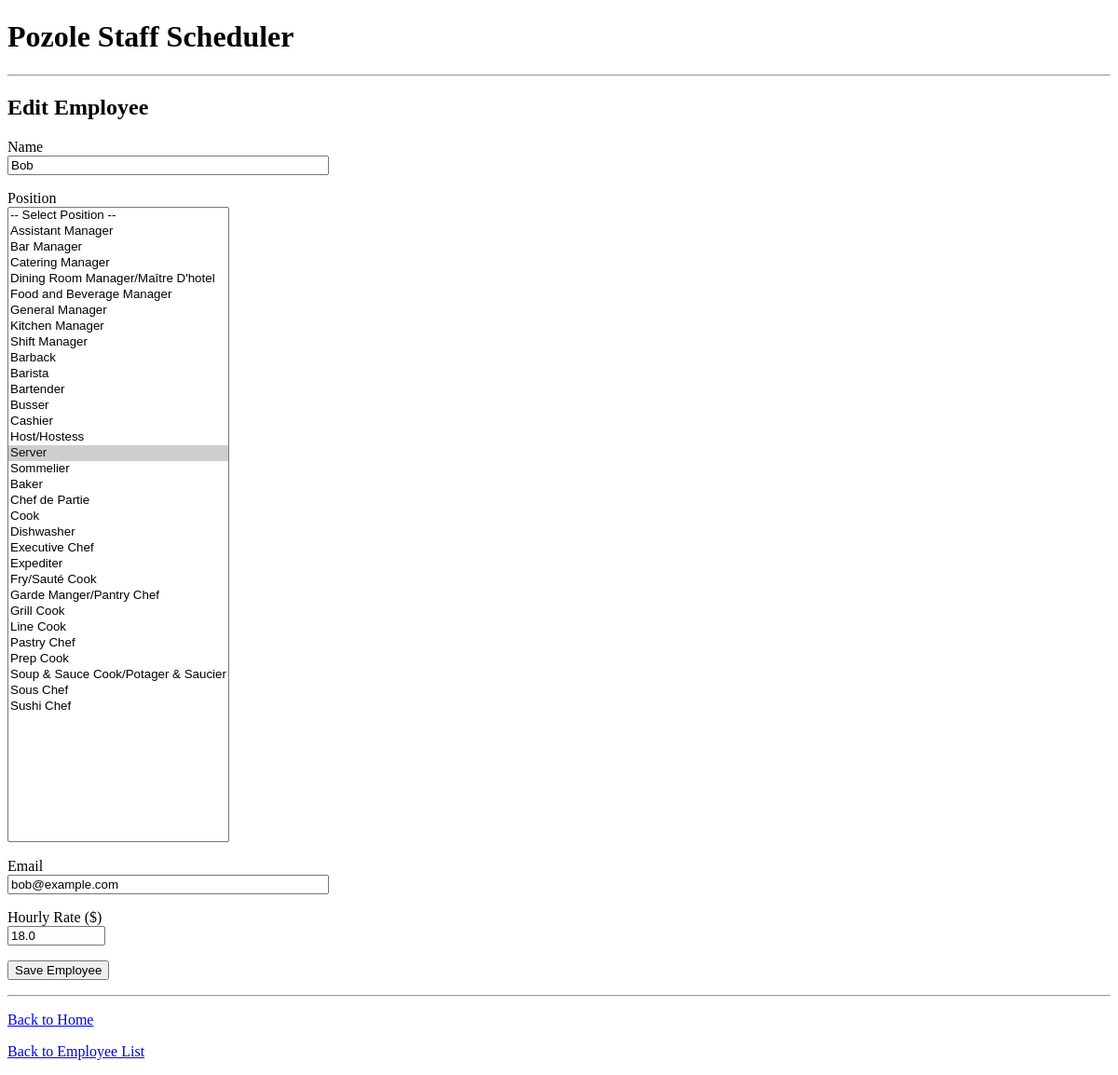
Before: /admin/employee/edit/2 with the older database file.
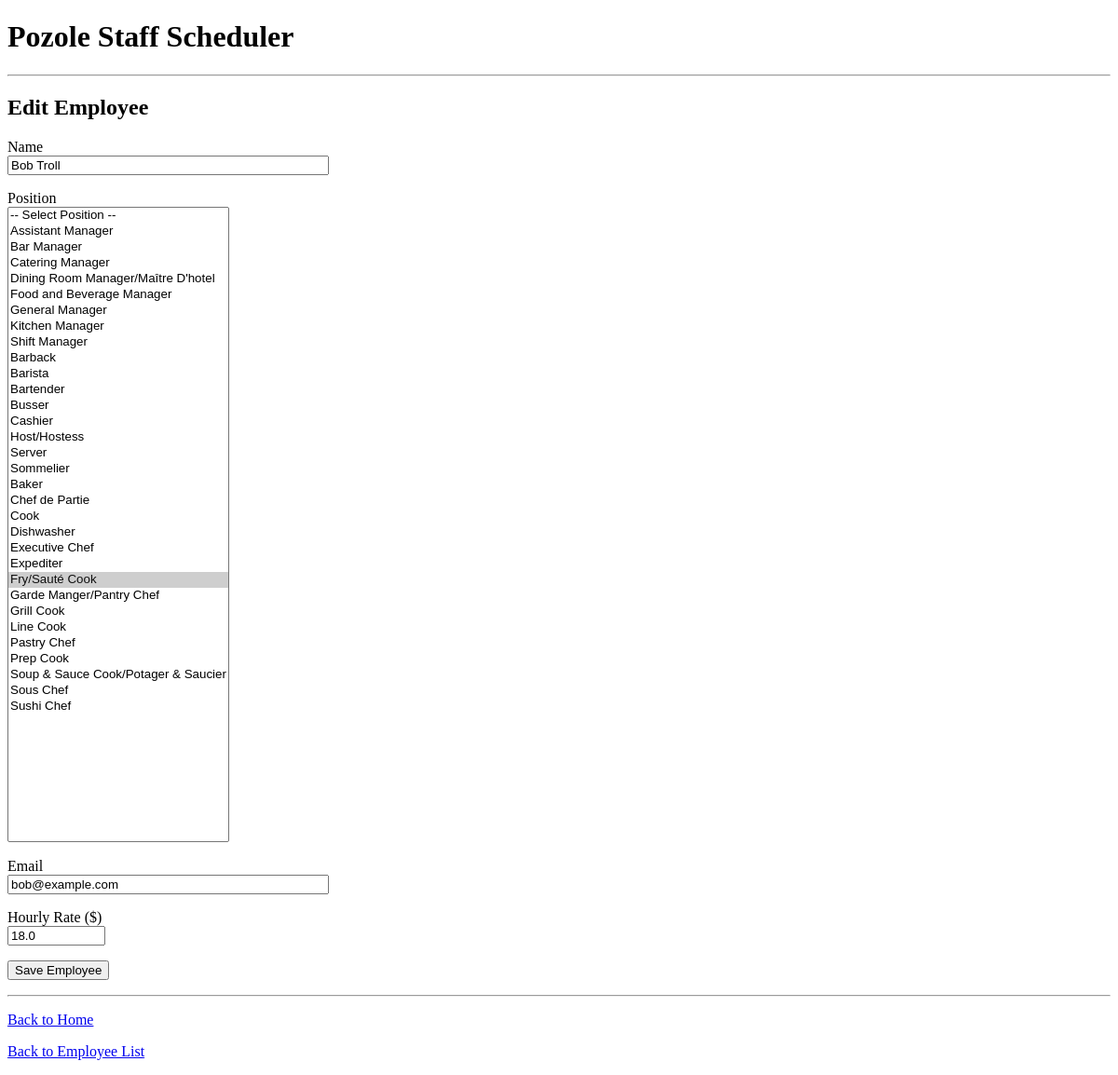
After: the same page with the newer database file.
### app/models.py (models this page shows, shortened)
class Employee(db.Model):
    id = db.Column(db.Integer, primary_key=True)
    name = db.Column(db.String(64), index=True, unique=True)
    position = db.Column(db.String(64))
    email = db.Column(db.String(120), index=True, unique=True)
    hourly_rate = db.Column(db.Float)

### app/admin/routes.py (the view, shortened to what this page needs)
@bp.route('/employee/edit/<int:employee_id>', methods=['GET', 'POST'])
def edit_employee(employee_id):
    employee = Employee.query.get_or_404(employee_id)
    form = EmployeeForm(obj=employee)
    return render_template('admin/employee_form.html', title='Edit Employee', form=form)

### app/forms.py
class EmployeeForm(FlaskForm):
    name = StringField(
        'Name',
        validators=[DataRequired(message="Employee name is required.")]
    )
    position = SelectField(
        'Position',
        choices=POSITION_CHOICES,
        validators=[DataRequired(message="Please select a position.")]
    )
    email = EmailField(
        'Email',
        validators=[DataRequired(), Email(message="Please enter a valid email address.")]
    )
    hourly_rate = FloatField(
        'Hourly Rate ($)',
        validators=[
            Optional(),
            NumberRange(min=0, message="Hourly rate cannot be negative.")
            ]
    )
    submit = SubmitField('Save Employee')

### app/templates/admin/employee_form.html (shortened to what this page needs)
{% extends "layout.html" %}
{% block content %}
    <h2>{{ title }}</h2>
    <form action="" method="post" novalidate>
        <p>
            {{ form.name.label }}<br>
            {{ form.name(size=40, class_='form-control') }}
        </p>
        <p>
            {{ form.position.label }}<br>
            {{ form.position(size=40, class_='form-control') }}
        </p>
        <p>
            {{ form.email.label }}<br>
            {{ form.email(size=40, class_='form-control') }}
        </p>
        <p>
            {{ form.hourly_rate.label }}<br>
            {{ form.hourly_rate(class_='form-control', size=10, step='0.01') }}
        </p>
        <p>{{ form.submit(class_='btn btn-primary') }}</p>
    </form>
    <hr>
    <p><a href="{{ url_for('main.index') }}">Back to Home</a></p>
    <p><a href="{{ url_for('admin.list_employees') }}">Back to Employee List</a></p>
{% endblock %}

Changed rows visible on the page:
changed Employee "bob@example.com": name "Bob" → "Bob Troll"; position "…/ Host/Hostess / Server ☑ / Sommelier / Baker / Chef de Partie / Cook / Dishwasher / Executive Chef / Expediter / Fry/Sauté Cook / Garde Manger/Pantry Chef…" → "…/ Host/Hostess / Server / Sommelier / Baker / Chef de Partie / Cook / Dishwasher / Executive Chef / Expediter / Fry/Sauté Cook ☑ / Garde Manger/Pantry Chef…"
